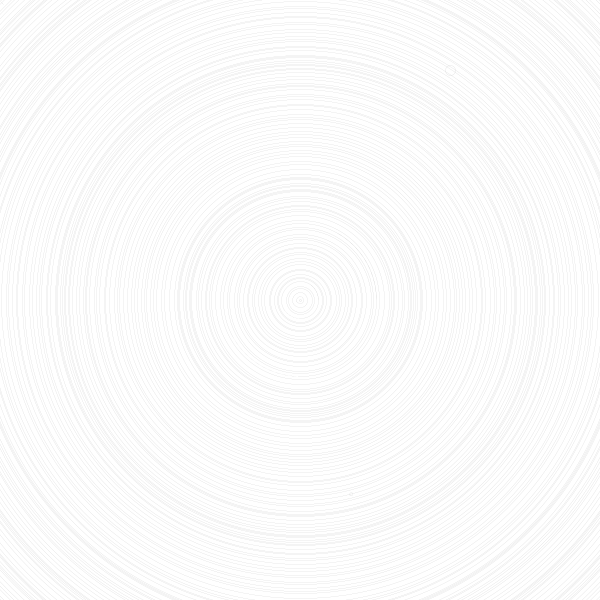
Frame 1 (no input)
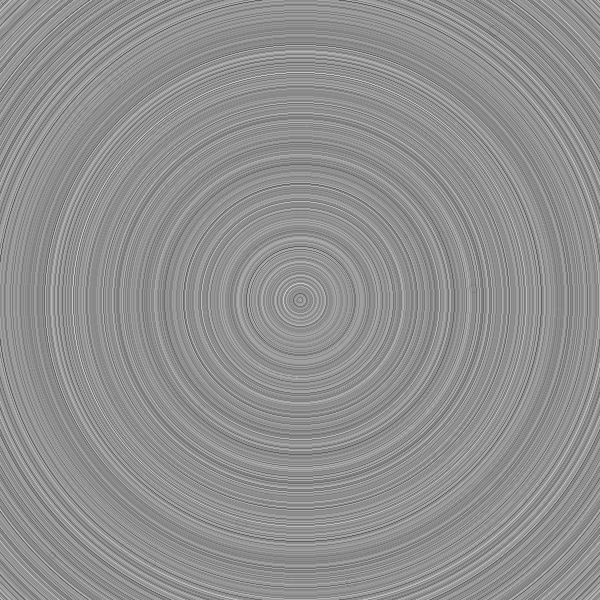
Frame 60 (the mouse pressed at the canvas centre just before this capture)
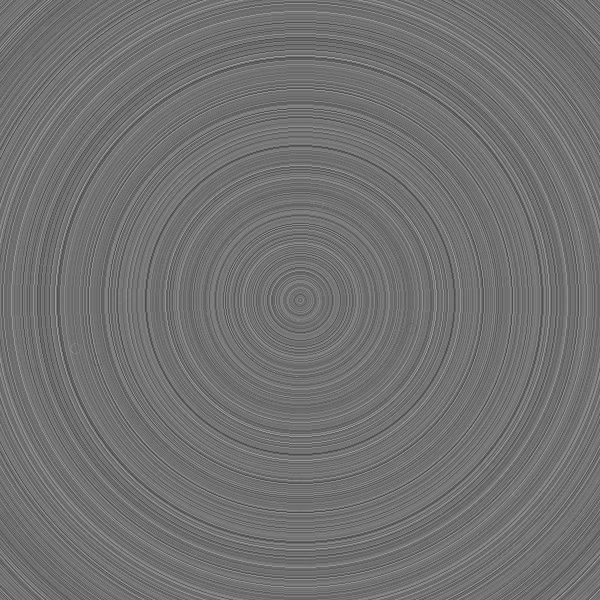
Frame 120 (the mouse held since frame 60 and released just before this capture)

The Processing sketch that drew these frames (run headless with seeded random() and noise(); from frame 60 on, the mouse is pressed at the canvas centre):

// Processing sketch: processing_21201
// ── processing_21201.pde

//eclipse pattern with background greyscale


void setup(){
size(600,600);
background(255);
int y;
loop();

}

void draw(){

  frameRate(1100);
noFill();
stroke(random(1,255));
strokeWeight(.00001);
for (int x = 1000; x > 0; x -= random(1,10)){
  ellipse(300,300,x,x);
}
  
    int y = 0;
    strokeWeight(0);
    line(y+1, 2,3,4);

       if(y > 30){
        background(random(1,255));
  }
  
  noFill();
stroke(random(1,255));
strokeWeight(.00000001);
for (int x = 10; x > 0; x -= random(1,10)){
  ellipse(random(width),random(height),x,x);
}
}
